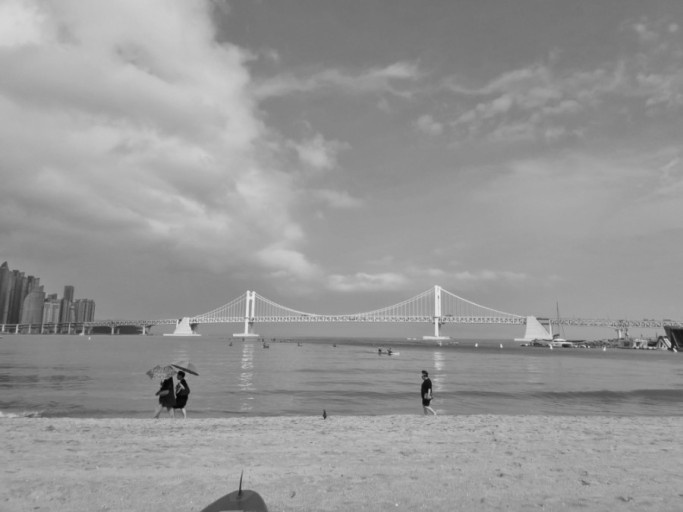
#> input picture sea.jpg, 683 x 512 px
$ jupyter execute --allow-errors ch13.ipynb
#> lines starting #> are read from the running program, lines starting #| are printed output that depends on the picture; after the words box and inside, x2 and y2 are one past the last pixel; in counts of white or black regions, pixels touching at a corner belong together
[cell 1]
import cv2
import numpy as np
from matplotlib import pyplot as plt

[cell 2]
img = cv2.imread('sea.jpg', cv2.IMREAD_COLOR)
#> img is the input picture: shape (512, 683, 3); min 0, max 235, mean 151
img = cv2.cvtColor(img, cv2.COLOR_BGR2RGB)

[cell 3]
img[10:50,10:-10,0]=0
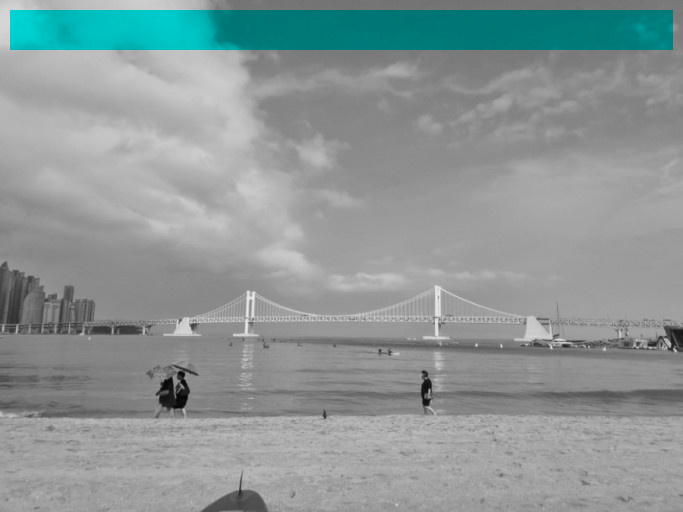
#> img: shape (512, 683, 3); 7.58% of pixels changed, all inside (x1, y1, x2, y2) = (10, 10, 673, 50)

[cell 4]
img.shape
#> Out = (512, 683, 3)

[cell 5]
plt.imshow(img)
plt.xticks([]), plt.yticks([])
plt.show()

[cell 6]
import cv2
import numpy as np
from matplotlib import pyplot as plt
BLUE = [255,0,0]
img1 = cv2.imread('sea.jpg')
replicate = cv2.copyMakeBorder(img1,10,10,10,10,cv2.BORDER_REPLICATE)
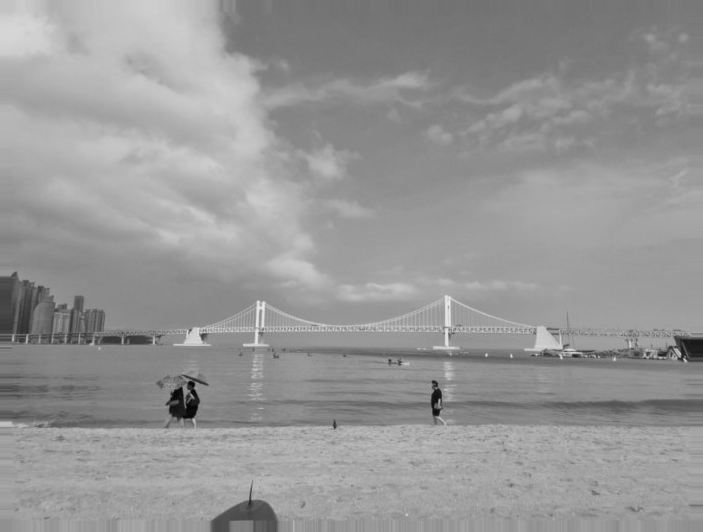
#> replicate: shape (532, 703, 3); min 0, max 235, mean 150.5
reflect = cv2.copyMakeBorder(img1,10,10,10,10,cv2.BORDER_REFLECT)
reflect101 = cv2.copyMakeBorder(img1,10,10,10,10,cv2.BORDER_REFLECT_101)
wrap = cv2.copyMakeBorder(img1,10,10,10,10,cv2.BORDER_WRAP)
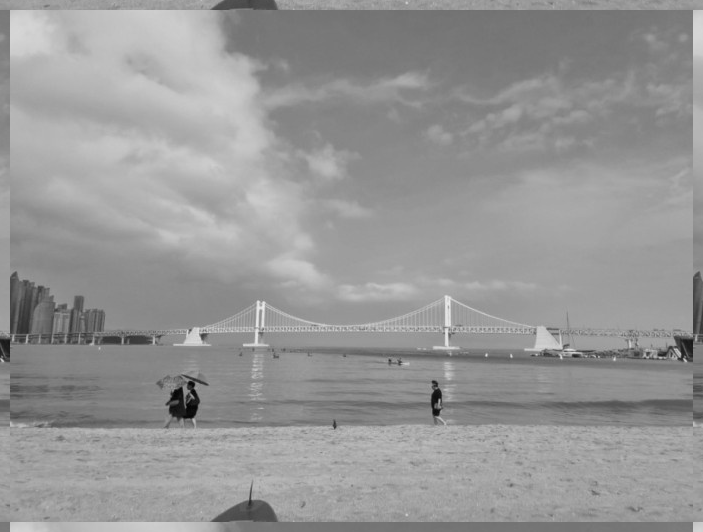
#> wrap: shape (532, 703, 3); min 0, max 235, mean 150.6
constant= cv2.copyMakeBorder(img1,10,10,10,10,cv2.BORDER_CONSTANT,value=BLUE)
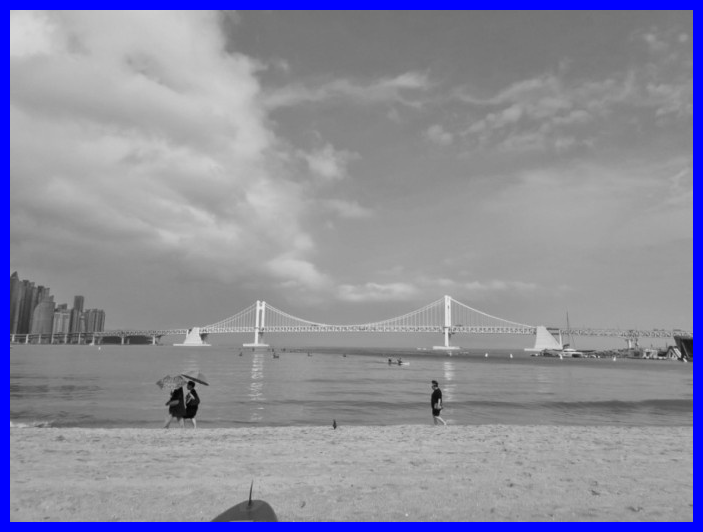
#> constant: shape (532, 703, 3); mean B, G, R 157.7, 141.2, 141.2
plt.subplot(231),plt.imshow(img1,'gray'),plt.title('ORIGINAL')
plt.subplot(232),plt.imshow(replicate,'gray'),plt.title('REPLICATE')
plt.subplot(233),plt.imshow(reflect,'gray'),plt.title('REFLECT')
plt.subplot(234),plt.imshow(reflect101,'gray'),plt.title('REFLECT_101')
plt.subplot(235),plt.imshow(wrap,'gray'),plt.title('WRAP')
plt.subplot(236),plt.imshow(constant,'gray'),plt.title('CONSTANT')
plt.show()
#> figure, not shown here; B, G, R data is drawn as R, G, B

$ run again, with dsu7.jpg copied over sea.jpg
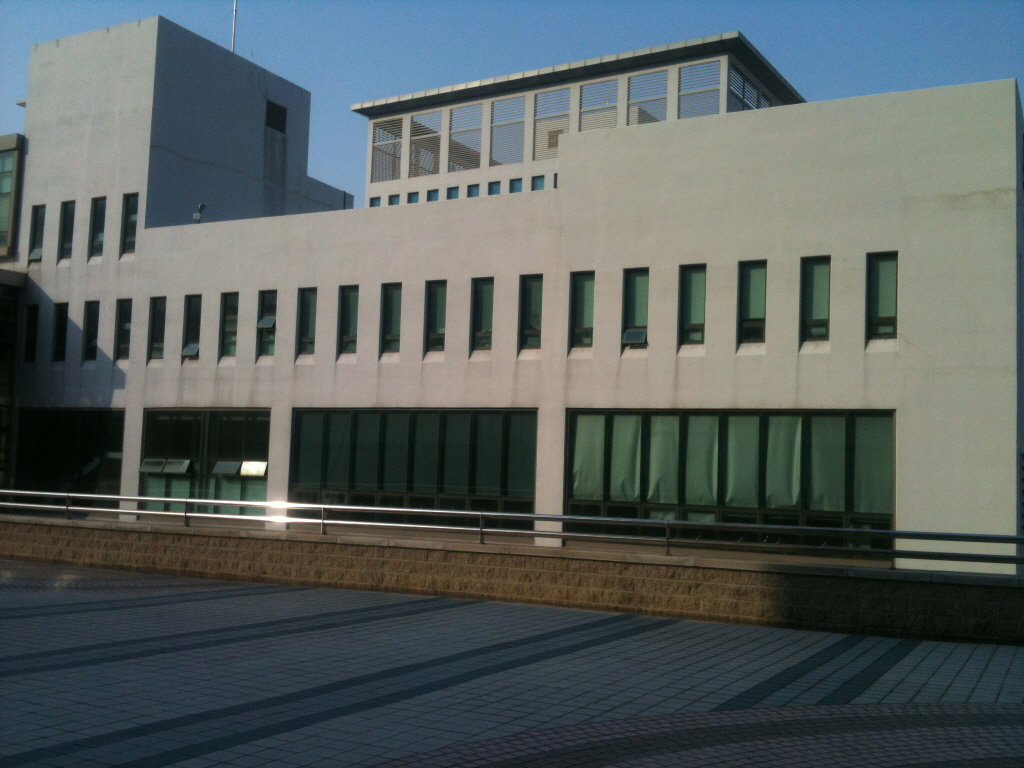
#> input picture dsu7.jpg, 1024 x 768 px
#> img is the input picture: shape (768, 1024, 3); mean B, G, R 95.7, 96.2, 88.1
#> `img[10:50,10:-10,0]=0`:
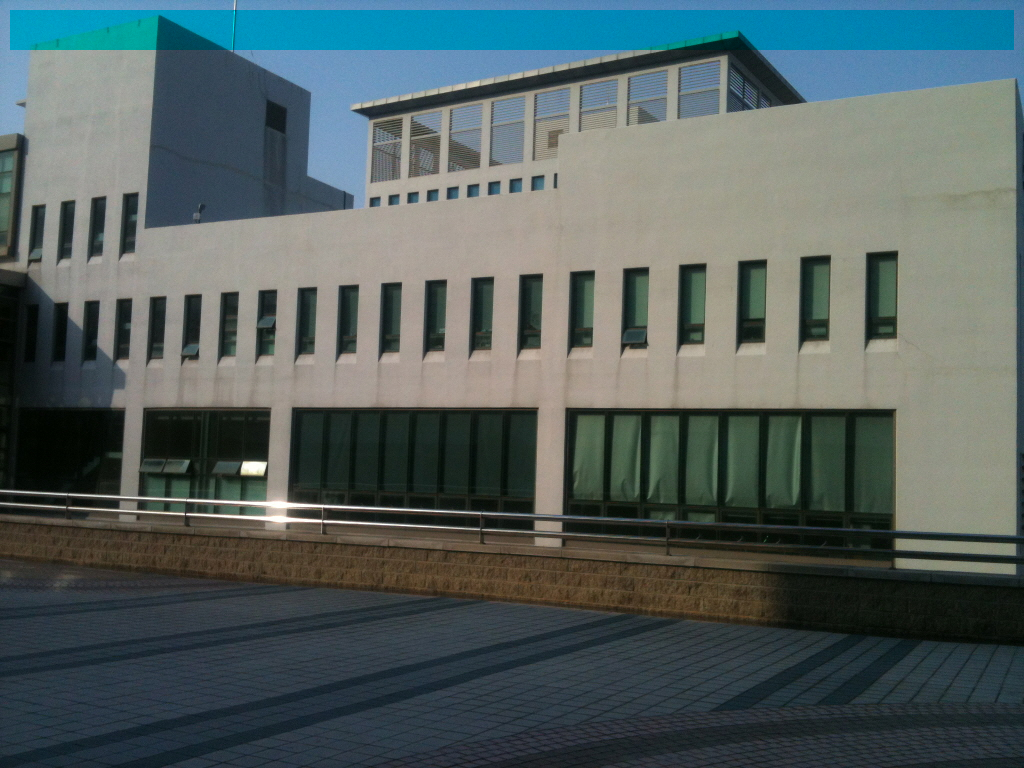
#> img: shape (768, 1024, 3); mean R, G, B 83.1, 96.2, 95.7
#> `constant= cv2.copyMakeBorder(img1,10,10,10,10,cv2.BORDER_CONSTANT,valu..`:
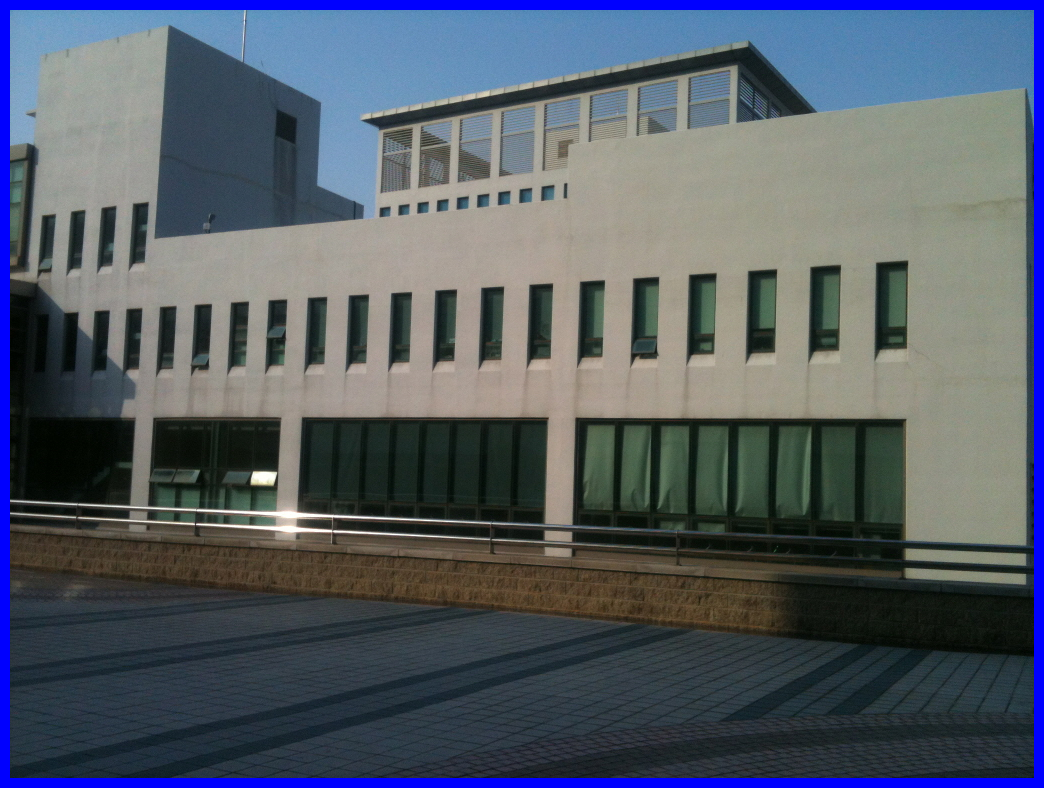
#> constant: shape (788, 1044, 3); mean B, G, R 102.7, 91.9, 84.2
